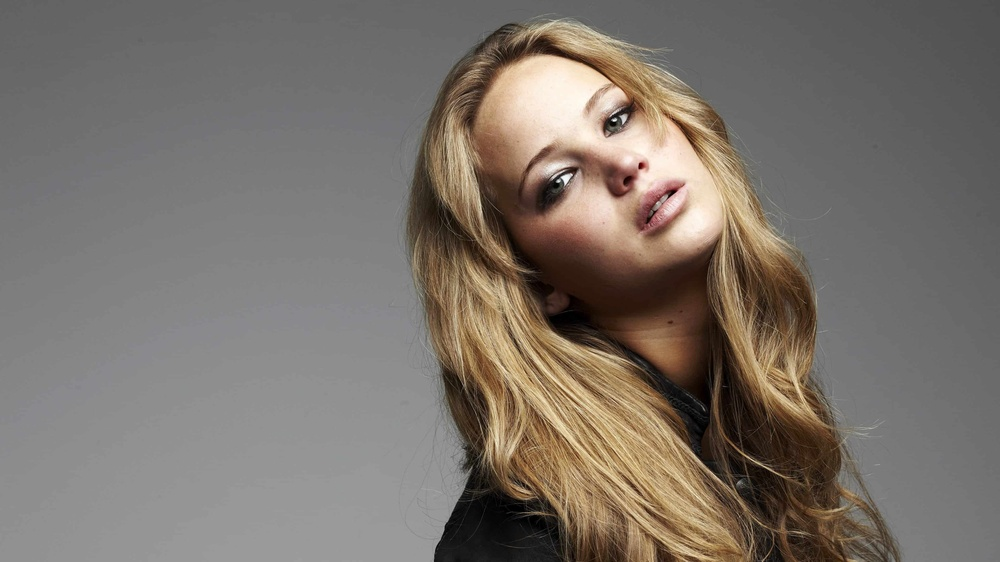
#> input picture Assignment_1/a1images/a1images/jeniffer.jpg, 1000 x 562 px, shrunk from 3840 x 2160 before the run
$ jupyter execute Q6.ipynb
#> lines starting #> are read from the running program, lines starting #| are printed output that depends on the picture; after the words box and inside, x2 and y2 are one past the last pixel; in counts of white or black regions, pixels touching at a corner belong together
## Question 6

[cell 1]
import cv2 as cv
import numpy as np
import matplotlib.pyplot as plt

#### (a)  Open the image in Fig. 6, split it into hue, saturation, and values and display these planes in grayscale.

[cell 2]
# Import Jennifer image
jennifer = cv.imread('a1images/a1images/jeniffer.jpg')
#> jennifer is the input picture: shape (562, 1000, 3); mean B, G, R 106.8, 114.3, 122.3
assert jennifer is not None

jennifer_hsv=cv.cvtColor(jennifer,cv.COLOR_BGR2HSV)
#> jennifer_hsv: shape (562, 1000, 3); mean H, S, V 10.7, 35.6, 122.4
jennifer_rgb=cv.cvtColor(jennifer,cv.COLOR_BGR2RGB)

H,S,V= cv.split(jennifer_hsv)
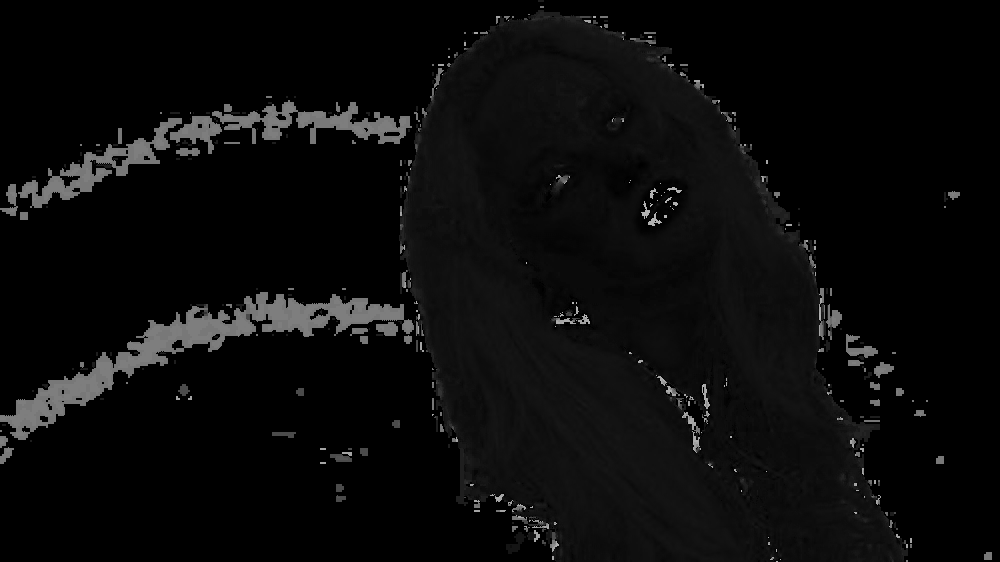
#> H: shape (562, 1000); min 0, max 179, mean 10.7

[cell 3]
plt.figure(figsize=(15,5))
plt.subplot(1,3,1)
plt.title('Hue Channel')
plt.imshow(H, cmap='gray')
plt.subplot(1,3,2)
plt.title('Saturation Channel')
plt.imshow(S, cmap='gray')
plt.subplot(1,3,3)
plt.title('Value Channel')
plt.imshow(V, cmap='gray')
plt.show()

####  (b) Select the appropriate plane to threshold in extract the foreground mask. A mask is a binary image.

[cell 4]
_,mask=cv.threshold(S, 11, 255, cv.THRESH_BINARY) #Threshhold selected as 11 to set the gray areas to 0
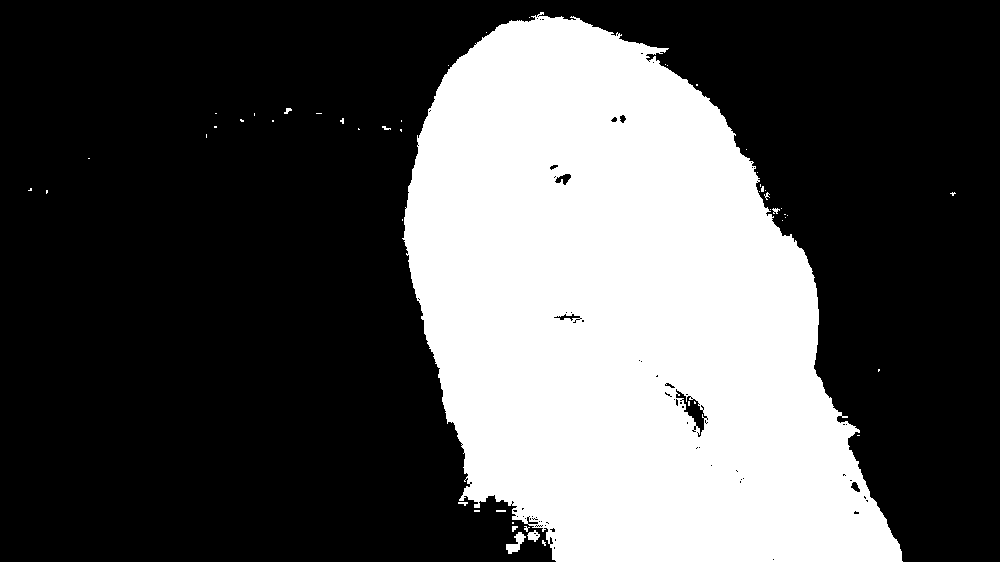
#> mask: shape (562, 1000); 33.2% white; 52 white regions (42 under 20 px), largest, box (x1, y1, x2, y2) and area: (402, 12, 903, 562) 186067, (506, 532, 526, 554) 200, (527, 530, 540, 542) 91

plt.figure()
plt.title('Foreground Mask' )
plt.imshow(mask, cmap='gray')
plt.show()

#### (c) Now obtain the foreground only using cv.bitwise_and and compute the histogram.

[cell 5]
#apply bitwise_and to extract the foreground
foreground=cv.bitwise_and(jennifer, jennifer, mask=mask)
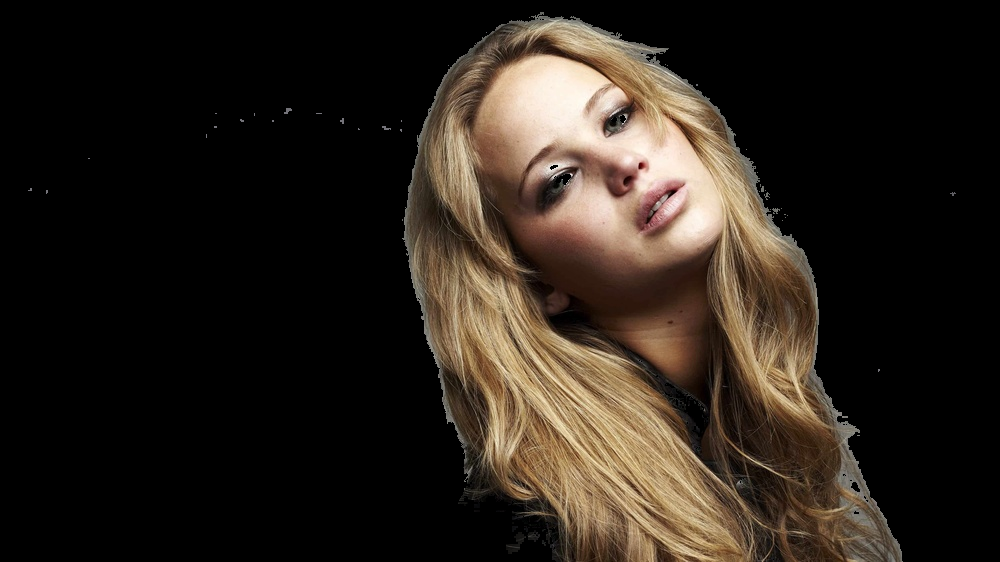
#> foreground: shape (562, 1000, 3); mean B, G, R 27.1, 34.8, 42.7

# Display the extracted foreground
plt.figure(figsize=(10, 5))

plt.imshow(cv.cvtColor(foreground, cv.COLOR_BGR2RGB))
plt.title('Extracted Foreground', fontsize=18)
plt.axis('off')
plt.show()

[cell 6]
foreground_hsv = cv.cvtColor(foreground, cv.COLOR_BGR2HSV)
#> foreground_hsv: shape (562, 1000, 3); mean H, S, V 5.3, 35.3, 42.7
_, foreground_s, _ = cv.split(foreground_hsv)

# compute histogram
hist=cv.calcHist([foreground_s],[0],mask,[256],[0,256])
#> hist = 256 values, max 2086 at index 100, min 0 at index 0, mean 729.4

plt.figure(figsize=(10,5))
plt.title('Histogram of Foreground Saturation')
plt.xlabel('Saturation Value')
plt.ylabel('Pixel Count')

bins = np.arange(256)

plt.bar(bins, hist.flatten(), width=1.0, color='black', edgecolor='black')

plt.xlim([0, 255])
plt.show()
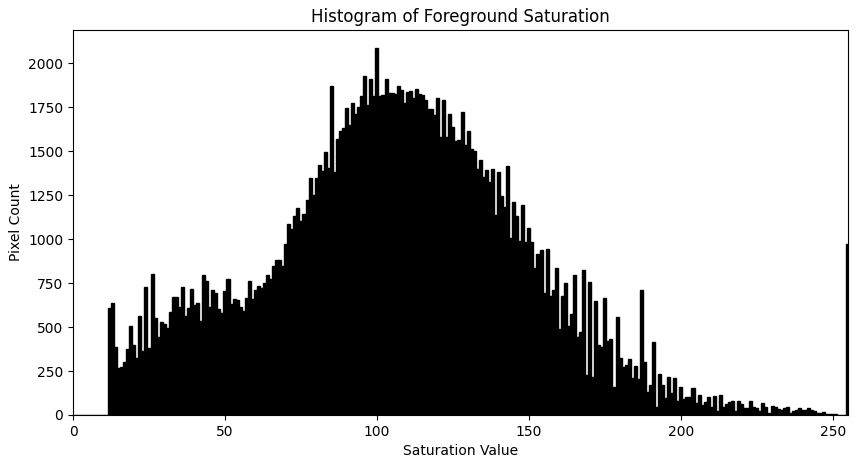
#> figure drawn by matplotlib, 1 panel; tallest bar 2086 high, from x = 99.5 to 100.5

#### (d) Obtain the cumulative sum of the histogram using np.cumsum.

[cell 7]
cdf = hist.cumsum()
#> cdf = 256 values from 0 to 186724

# Plot the histogram
plt.figure()
plt.plot(cdf, color='black')
plt.title('Cumulative Sum of the Histogram')
plt.xlabel('Pixel Intensity')
plt.ylabel('Frequency')
plt.grid(True)
plt.show()
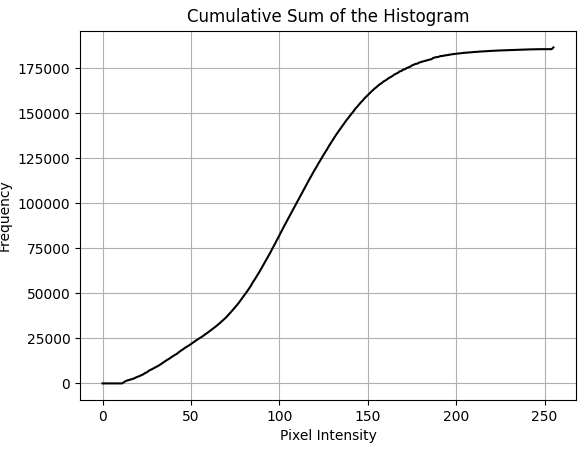
#> figure drawn by matplotlib, 1 panel; curve peaks at x = 255, y = 186724

#### (e) Use the formulas in slides to histogram-equalize the foreground.

[cell 8]
# Get the total number of foreground pixels
total_foreground_pixels = np.sum(mask > 0)
#> total_foreground_pixels = 186724

# Apply histogram equalization formula: T(k) = (L-1)/(M*N) * CDF(k)
equalized_lut = np.array([(255/total_foreground_pixels) * cdf[k] for k in range(256)], dtype=np.uint8)
#> equalized_lut = 256 values from 0 to 255

# Apply the lookup table to equalize the saturation channel
equalized_s = equalized_lut[foreground_s]
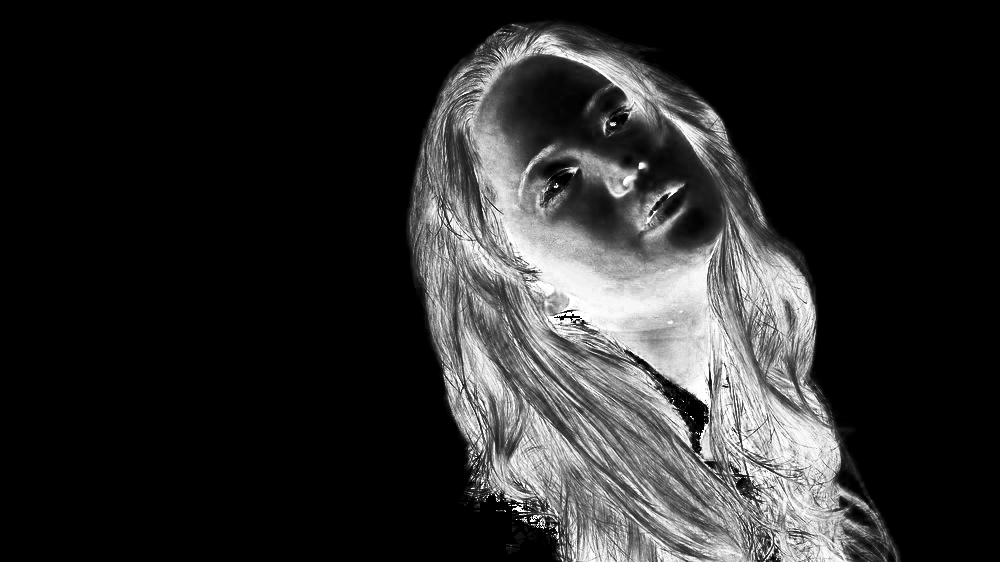
#> equalized_s: shape (562, 1000); min 0, max 255, mean 42.5

# Reconstruct the HSV image with equalized saturation
equalized_hsv = cv.merge([H, equalized_s, V])
#> equalized_hsv: shape (562, 1000, 3); mean H, S, V 10.7, 42.5, 122.4

# Convert back to BGR
equalized_foreground = cv.cvtColor(equalized_hsv, cv.COLOR_HSV2BGR)
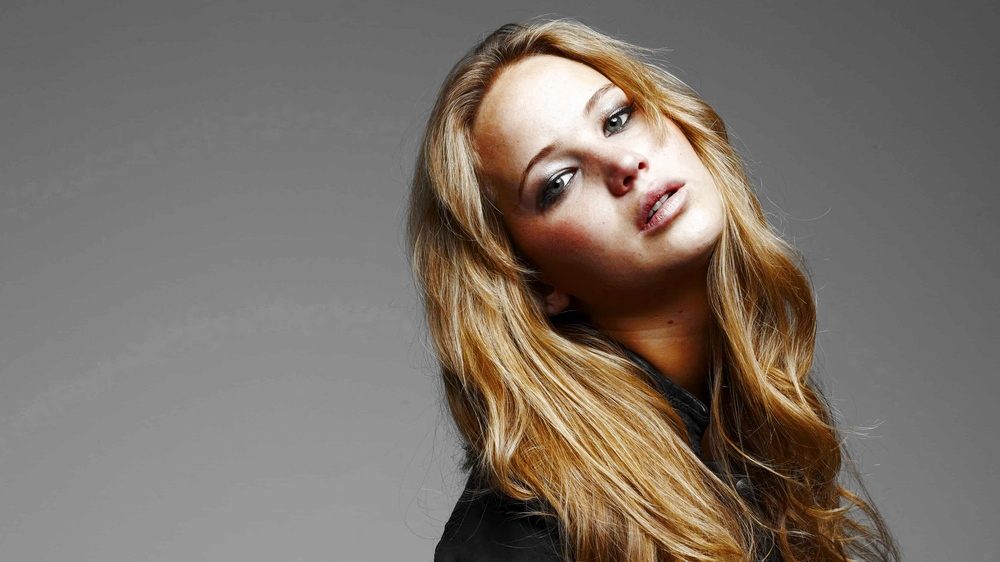
#> equalized_foreground: shape (562, 1000, 3); mean B, G, R 104.6, 113.1, 122.4

# Plot the equalized histogram
equalized_hist = cv.calcHist([equalized_s], [0], mask, [256], [0, 256])
#> equalized_hist = 256 values, max 2086 at index 112, min 0 at index 49, mean 729.4

plt.figure(figsize=(10, 5))
plt.title('Histogram of Equalized Foreground Saturation')
plt.xlabel('Saturation Value')
plt.ylabel('Pixel Count')
bins = np.arange(256)
plt.bar(bins, equalized_hist.flatten(), width=1.0, color='blue', edgecolor='blue')
plt.xlim([0, 255])
plt.show()
#> figure, not shown here; tallest bar 2086 high, from x = 111.5 to 112.5

#### (f) Extract the background and add with the histogram equalized foreground

[cell 9]
# Create inverse mask for background extraction
background_mask = cv.bitwise_not(mask)

# Extract background using inverse mask
background = cv.bitwise_and(jennifer, jennifer, mask=background_mask)
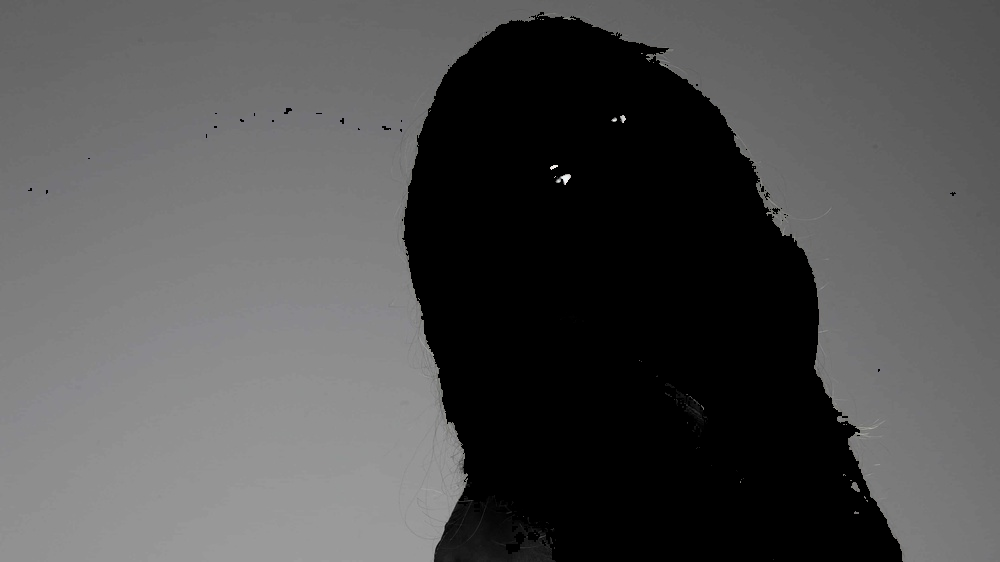
#> background: shape (562, 1000, 3); mean B, G, R 79.7, 79.6, 79.6

# Combine equalized foreground with background
# Use the original mask to select foreground pixels and inverse mask for background
final_image = cv.bitwise_and(equalized_foreground, equalized_foreground, mask=mask) + \
              cv.bitwise_and(background, background, mask=background_mask)

# Display the final result
plt.figure(figsize=(15, 5))

plt.subplot(1, 3, 1)
plt.imshow(cv.cvtColor(jennifer, cv.COLOR_BGR2RGB))
plt.title('Original Image')
plt.axis('off')

plt.subplot(1, 3, 2)
plt.imshow(cv.cvtColor(equalized_foreground, cv.COLOR_BGR2RGB))
plt.title('Equalized Foreground Only')
plt.axis('off')

plt.subplot(1, 3, 3)
plt.imshow(cv.cvtColor(final_image, cv.COLOR_BGR2RGB))
plt.title('Final: Background + Equalized Foreground')
plt.axis('off')

plt.show()
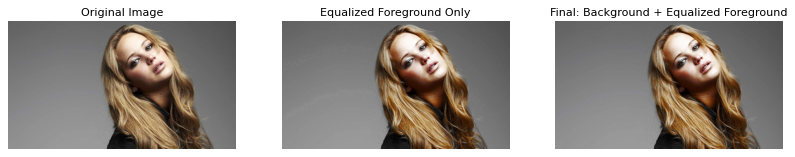
#> figure drawn by matplotlib, 3 panels

[cell 10]
# Show the hue, saturation, and value plane, the mask, the original image, and the result
plt.figure(figsize=(18, 12))

# Hue plane
plt.subplot(2, 3, 1)
plt.imshow(H, cmap='gray')
plt.title('Hue Channel')
plt.axis('off')

# Saturation plane
plt.subplot(2, 3, 2)
plt.imshow(S, cmap='gray')
plt.title('Saturation Channel')
plt.axis('off')

# Value plane
plt.subplot(2, 3, 3)
plt.imshow(V, cmap='gray')
plt.title('Value Channel')
plt.axis('off')

# Mask
plt.subplot(2, 3, 4)
plt.imshow(mask, cmap='gray')
plt.title('Foreground Mask')
plt.axis('off')

# Original image
plt.subplot(2, 3, 5)
plt.imshow(cv.cvtColor(jennifer, cv.COLOR_BGR2RGB))
plt.title('Original Image')
plt.axis('off')

# Final result with histogram equalized foreground
plt.subplot(2, 3, 6)
plt.imshow(cv.cvtColor(final_image, cv.COLOR_BGR2RGB))
plt.title('Result: Histogram Equalized Foreground')
plt.axis('off')

plt.tight_layout()
plt.show()
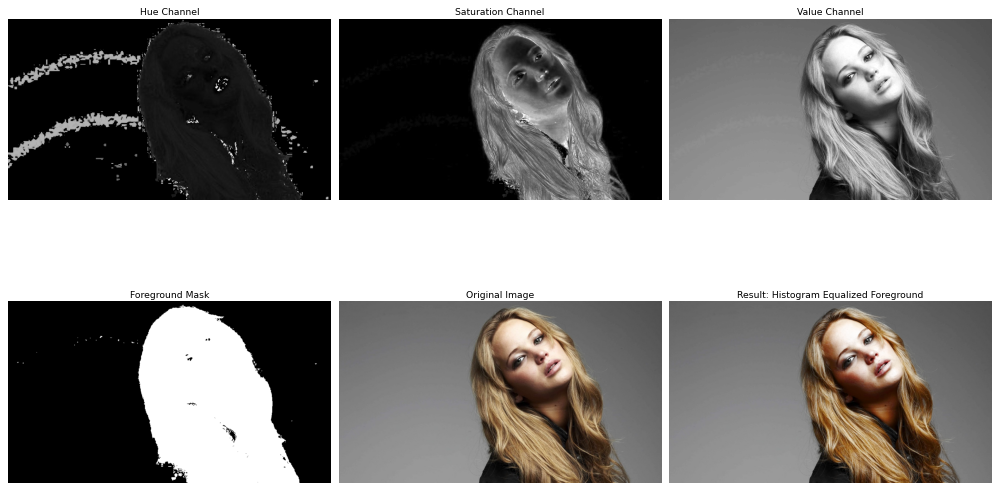
#> figure drawn by matplotlib, 6 panels

$ run again, with Assignment_1/a1images/a1images/daisy.jpg copied over Assignment_1/a1images/a1images/jeniffer.jpg
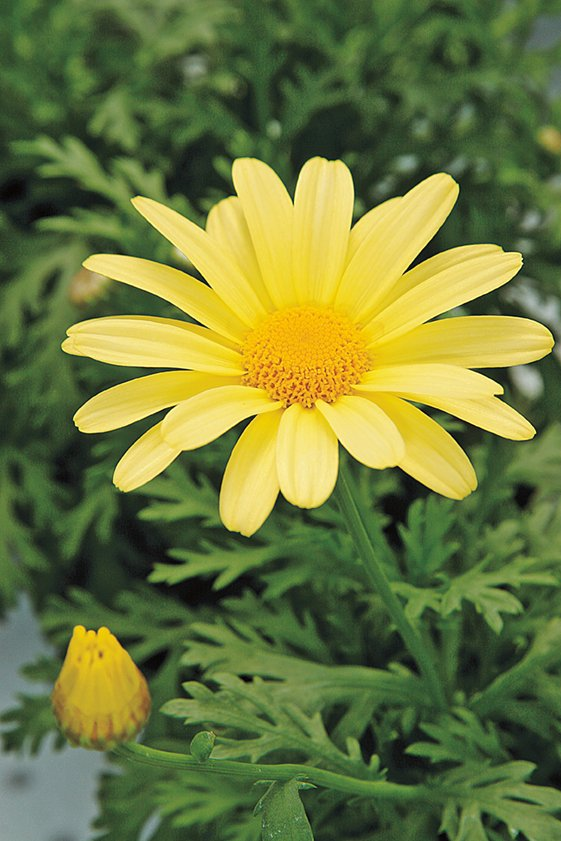
#> input picture Assignment_1/a1images/a1images/daisy.jpg, 561 x 841 px
#> jennifer is the input picture: shape (841, 561, 3); mean B, G, R 60.7, 120.3, 108.5
#> jennifer_hsv: shape (841, 561, 3); mean H, S, V 45.8, 119.6, 126.6
#> `_,mask=cv.threshold(S, 11, 255, cv.THRESH_BINARY)`:
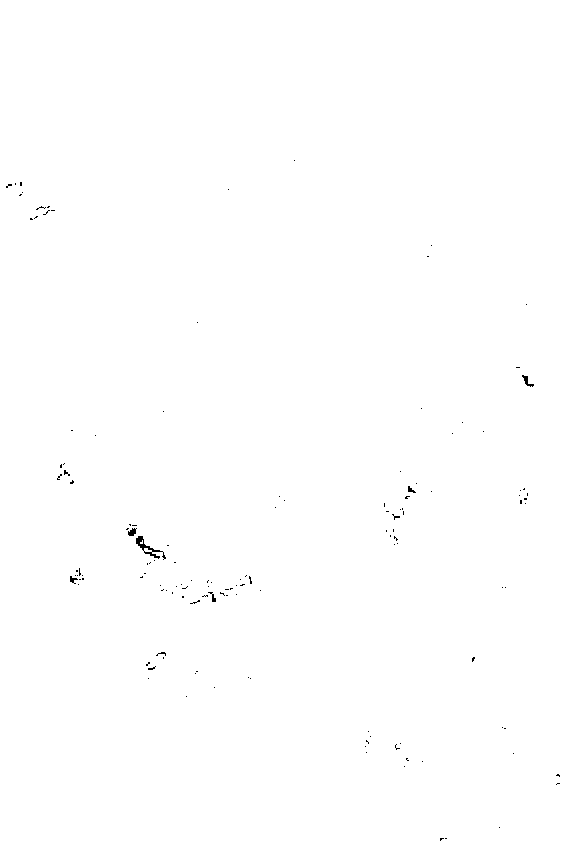
#> mask: shape (841, 561); 99.8% white; black in thin lines or dots, all inside (x1, y1, x2, y2) = (6, 160, 560, 841)
#> foreground_hsv: shape (841, 561, 3); mean H, S, V 45.8, 119.6, 126.5
#> hist = 256 values, max 8918 at index 118, min 0 at index 0, mean 1839.7
#> cdf = 256 values from 0 to 470969
#> total_foreground_pixels = 470969
#> equalized_lut = 256 values from 0 to 254
#> equalized_hsv: shape (841, 561, 3); mean H, S, V 45.8, 128, 126.6
#> equalized_hist = 256 values, max 8918 at index 134, min 0 at index 4, mean 1839.7
#> `plt.show()`:
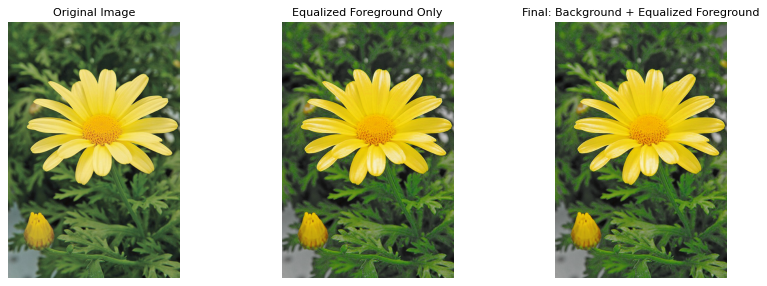
#> figure drawn by matplotlib, 3 panels

$ run again, with Assignment_1/a1images/a1images/emma.jpg copied over Assignment_1/a1images/a1images/jeniffer.jpg
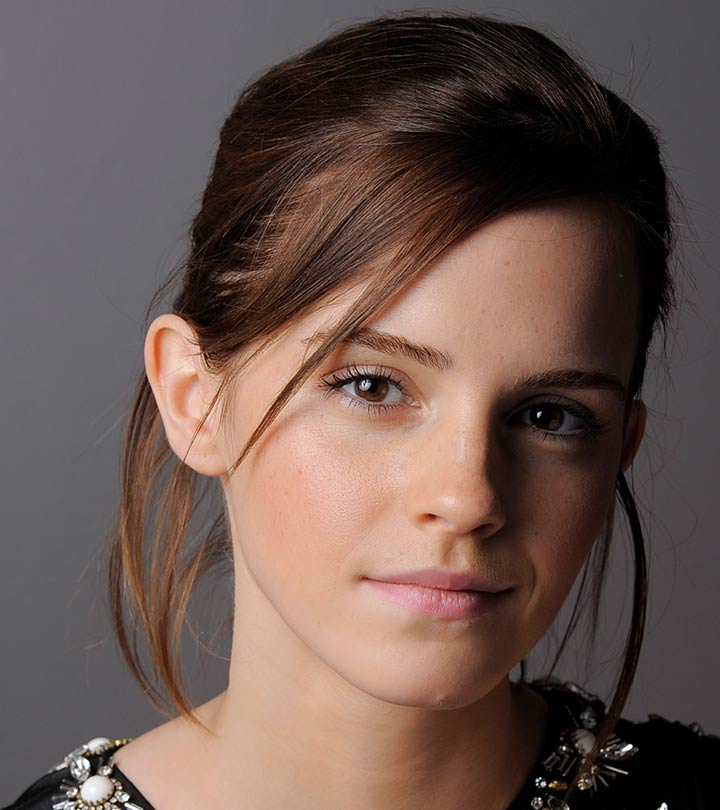
#> input picture Assignment_1/a1images/a1images/emma.jpg, 720 x 810 px
#> jennifer is the input picture: shape (810, 720, 3); mean B, G, R 80.1, 87.4, 106.8
#> jennifer_hsv: shape (810, 720, 3); mean H, S, V 54.8, 73.4, 107.5
#> mask: shape (810, 720); 78.5% white; 279 black regions (238 under 20 px), largest, box (x1, y1, x2, y2) and area: (0, 175, 203, 810) 61815, (225, 0, 720, 512) 48064, (567, 720, 720, 810) 8852
#> foreground_hsv: shape (810, 720, 3); mean H, S, V 32.3, 72.3, 90.5
#> hist = 256 values, max 38893 at index 16, min 0 at index 0, mean 1787.5
#> cdf = 256 values from 0 to 457610
#> total_foreground_pixels = 457610
#> equalized_lut = 256 values from 0 to 255
#> equalized_hsv: shape (810, 720, 3); mean H, S, V 54.8, 101.2, 107.5
#> equalized_hist = 256 values, max 38893 at index 38, min 0 at index 0, mean 1787.5
#> `plt.show()`:
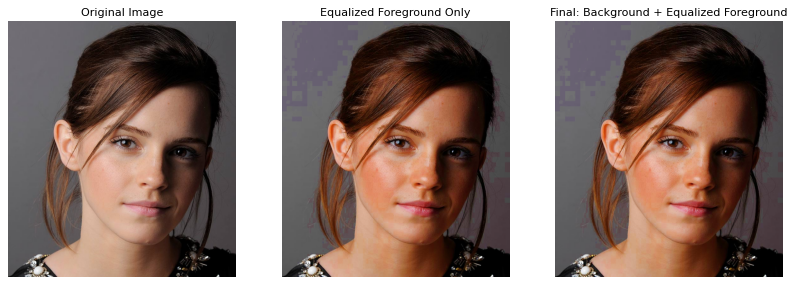
#> figure drawn by matplotlib, 3 panels
